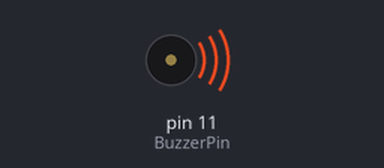
The program below on a simulated Raspberry Pi (header pin numbers). Parts: buzzer (waves = sounding). At 12.0 s the program stops and its outputs stay as they are.

Above: at 0.1 s.
At 12.1 s:
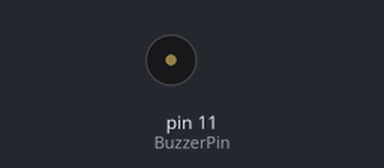
Timing chart, 0 to 13.5 s (numbered marks = the images above):
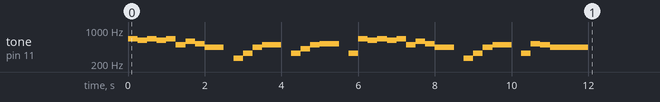

Measured:
- by itself, tone on pin 11 (BuzzerPin): plays 659 Hz for 0.25 s, 622 Hz for 0.25 s, 659 Hz for 0.25 s, 622 Hz for 0.25 s, 659 Hz for 0.25 s, 494 Hz for 0.25 s … (35 notes in this stretch)

The program:

buzzer_passive.py
```python
#!/usr/bin/env python
import RPi.GPIO as GPIO
import time

BuzzerPin = 11   # pin11

SPEED = 1

# List of tone-names with frequency
TONES = {"c6":1047,
	"b5":988,
	"a5":880,
	"g5":784,
	"f5":698,
	"e5":659,
	"eb5":622,
	"d5":587,
	"c5":523,
	"b4":494,
	"a4":440,
	"ab4":415,
	"g4":392,
	"f4":349,
	"e4":330,
	"d4":294,
	"c4":262}

# Song is a list of tones with name and 1/duration. 16 means 1/16
SONG =	[
	["e5",16],["eb5",16],
	["e5",16],["eb5",16],["e5",16],["b4",16],["d5",16],["c5",16],
	["a4",8],["p",16],["c4",16],["e4",16],["a4",16],
	["b4",8],["p",16],["e4",16],["ab4",16],["b4",16],
	["c5",8],["p",16],["e4",16],["e5",16],["eb5",16],
	["e5",16],["eb5",16],["e5",16],["b4",16],["d5",16],["c5",16],
	["a4",8],["p",16],["c4",16],["e4",16],["a4",16],
	["b4",8],["p",16],["e4",16],["c5",16],["b4",16],["a4",4]
	]

def setup():
	GPIO.setmode(GPIO.BOARD) # Numbers GPIOs by physical location
	GPIO.setup(BuzzerPin, GPIO.OUT)

def playTone(p,tone):
        # calculate duration based on speed and tone-length
	duration = (1./(tone[1]*0.25*SPEED))

	if tone[0] == "p": # p => pause
		time.sleep(duration)
	else: # let's rock
		frequency = TONES[tone[0]]
		p.ChangeFrequency(frequency)
		p.start(0.5)
		time.sleep(duration)
		p.stop()

def run():
	p = GPIO.PWM(BuzzerPin, 440)
	p.start(0.5)
	for t in SONG:
		playTone(p,t)

def destroy():
	GPIO.output(BuzzerPin, GPIO.HIGH)
	GPIO.cleanup()                     # Release resource

if __name__ == '__main__':     			# Program start from here
	setup()
	try:
		run()
                GPIO.cleanup()
	except KeyboardInterrupt:
		destroy()
```
